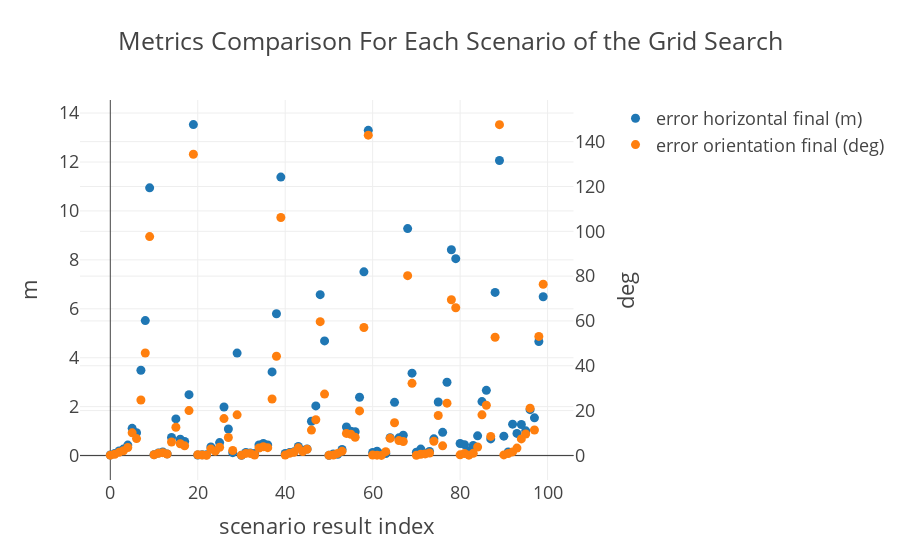

The cell this chart's notebook holds for it:
### Code cell
fig = make_subplots(specs=[[{"secondary_y": True}]])
fig.add_trace(
    go.Scatter(x=list(df.index), y=df[metrics[1]], name=metric_titles[1], mode='markers'),
    secondary_y=False,
)

fig.add_trace(
    go.Scatter(x=list(df.index), y=df[metrics[2]], name=metric_titles[2], mode='markers'),
    secondary_y=True,
)
fig.update_xaxes(title_text="scenario result index")
fig.update_yaxes(title_text=metric_units[1], secondary_y=False)
fig.update_yaxes(title_text=metric_units[2], secondary_y=True)

fig.update_layout(template='presentation', title_text="Metrics Comparison For Each Scenario of the Grid Search")
fig.write_html("results_metrics.html")
fig
